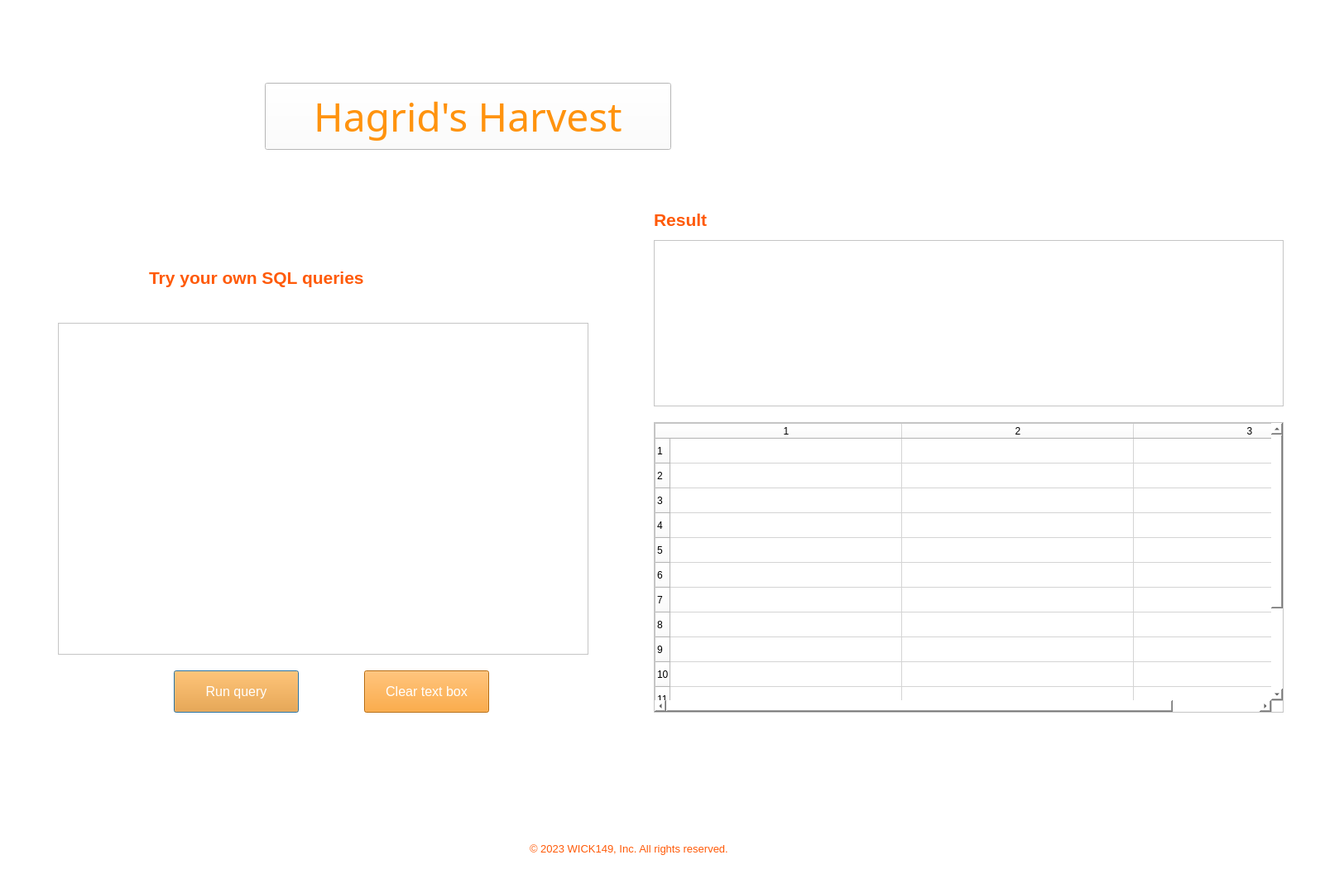
<?xml version="1.0" encoding="UTF-8"?>
<ui version="4.0">
 <class>Dialog</class>
 <widget class="QDialog" name="Dialog">
  <property name="geometry">
   <rect>
    <x>0</x>
    <y>0</y>
    <width>1624</width>
    <height>1062</height>
   </rect>
  </property>
  <property name="windowTitle">
   <string>Try your own SQL queries</string>
  </property>
  <property name="styleSheet">
   <string notr="true">background-color: rgb(255, 255, 255);</string>
  </property>
  <widget class="QLabel" name="label">
   <property name="geometry">
    <rect>
     <x>180</x>
     <y>300</y>
     <width>361</width>
     <height>71</height>
    </rect>
   </property>
   <property name="palette">
    <palette>
     <active>
      <colorrole role="WindowText">
       <brush brushstyle="SolidPattern">
        <color alpha="255">
         <red>255</red>
         <green>90</green>
         <blue>8</blue>
        </color>
       </brush>
      </colorrole>
      <colorrole role="Button">
       <brush brushstyle="SolidPattern">
        <color alpha="255">
         <red>255</red>
         <green>255</green>
         <blue>255</blue>
        </color>
       </brush>
      </colorrole>
      <colorrole role="Base">
       <brush brushstyle="SolidPattern">
        <color alpha="255">
         <red>255</red>
         <green>255</green>
         <blue>255</blue>
        </color>
       </brush>
      </colorrole>
      <colorrole role="Window">
       <brush brushstyle="SolidPattern">
        <color alpha="255">
         <red>255</red>
         <green>255</green>
         <blue>255</blue>
        </color>
       </brush>
      </colorrole>
     </active>
     <inactive>
      <colorrole role="WindowText">
       <brush brushstyle="SolidPattern">
        <color alpha="255">
         <red>255</red>
         <green>90</green>
         <blue>8</blue>
        </color>
       </brush>
      </colorrole>
      <colorrole role="Button">
       <brush brushstyle="SolidPattern">
        <color alpha="255">
         <red>255</red>
         <green>255</green>
         <blue>255</blue>
        </color>
       </brush>
      </colorrole>
      <colorrole role="Base">
       <brush brushstyle="SolidPattern">
        <color alpha="255">
         <red>255</red>
         <green>255</green>
         <blue>255</blue>
        </color>
       </brush>
      </colorrole>
      <colorrole role="Window">
       <brush brushstyle="SolidPattern">
        <color alpha="255">
         <red>255</red>
         <green>255</green>
         <blue>255</blue>
        </color>
       </brush>
      </colorrole>
     </inactive>
     <disabled>
      <colorrole role="WindowText">
       <brush brushstyle="SolidPattern">
        <color alpha="255">
         <red>120</red>
         <green>120</green>
         <blue>120</blue>
        </color>
       </brush>
      </colorrole>
      <colorrole role="Button">
       <brush brushstyle="SolidPattern">
        <color alpha="255">
         <red>255</red>
         <green>255</green>
         <blue>255</blue>
        </color>
       </brush>
      </colorrole>
      <colorrole role="Base">
       <brush brushstyle="SolidPattern">
        <color alpha="255">
         <red>255</red>
         <green>255</green>
         <blue>255</blue>
        </color>
       </brush>
      </colorrole>
      <colorrole role="Window">
       <brush brushstyle="SolidPattern">
        <color alpha="255">
         <red>255</red>
         <green>255</green>
         <blue>255</blue>
        </color>
       </brush>
      </colorrole>
     </disabled>
    </palette>
   </property>
   <property name="font">
    <font>
     <pointsize>16</pointsize>
     <weight>75</weight>
     <bold>true</bold>
    </font>
   </property>
   <property name="cursor">
    <cursorShape>BusyCursor</cursorShape>
   </property>
   <property name="focusPolicy">
    <enum>Qt::WheelFocus</enum>
   </property>
   <property name="layoutDirection">
    <enum>Qt::LeftToRight</enum>
   </property>
   <property name="text">
    <string>Try your own SQL queries</string>
   </property>
  </widget>
  <widget class="QPushButton" name="query_button">
   <property name="geometry">
    <rect>
     <x>210</x>
     <y>810</y>
     <width>151</width>
     <height>51</height>
    </rect>
   </property>
   <property name="sizePolicy">
    <sizepolicy hsizetype="Minimum" vsizetype="Fixed">
     <horstretch>1</horstretch>
     <verstretch>0</verstretch>
    </sizepolicy>
   </property>
   <property name="font">
    <font>
     <pointsize>12</pointsize>
    </font>
   </property>
   <property name="styleSheet">
    <string notr="true">background-color: rgb(255, 147, 14);
color: rgb(255, 255, 255);</string>
   </property>
   <property name="text">
    <string>Run query</string>
   </property>
  </widget>
  <widget class="QTextEdit" name="sql_text_box">
   <property name="geometry">
    <rect>
     <x>70</x>
     <y>390</y>
     <width>641</width>
     <height>401</height>
    </rect>
   </property>
   <property name="styleSheet">
    <string notr="true">border-color: rgb(255, 147, 14);
background-color: white;</string>
   </property>
  </widget>
  <widget class="QPushButton" name="clear_button">
   <property name="geometry">
    <rect>
     <x>440</x>
     <y>810</y>
     <width>151</width>
     <height>51</height>
    </rect>
   </property>
   <property name="font">
    <font>
     <pointsize>12</pointsize>
    </font>
   </property>
   <property name="styleSheet">
    <string notr="true">background-color: rgb(255, 147, 14);
color: rgb(255, 255, 255);</string>
   </property>
   <property name="text">
    <string>Clear text box</string>
   </property>
  </widget>
  <widget class="QScrollArea" name="scrollArea">
   <property name="geometry">
    <rect>
     <x>790</x>
     <y>510</y>
     <width>761</width>
     <height>351</height>
    </rect>
   </property>
   <widget class="QTableWidget" name="display_table">
    <property name="geometry">
     <rect>
      <x>0</x>
      <y>0</y>
      <width>872</width>
      <height>489</height>
     </rect>
    </property>
    <property name="layoutDirection">
     <enum>Qt::LeftToRight</enum>
    </property>
    <property name="autoFillBackground">
     <bool>true</bool>
    </property>
    <property name="showGrid">
     <bool>true</bool>
    </property>
    <property name="rowCount">
     <number>12</number>
    </property>
    <property name="columnCount">
     <number>4</number>
    </property>
    <attribute name="horizontalHeaderDefaultSectionSize">
     <number>280</number>
    </attribute>
    <row/>
    <row/>
    <row/>
    <row/>
    <row/>
    <row/>
    <row/>
    <row/>
    <row/>
    <row/>
    <row/>
    <row/>
    <column/>
    <column/>
    <column/>
    <column/>
   </widget>
  </widget>
  <widget class="QTextEdit" name="result_box">
   <property name="geometry">
    <rect>
     <x>790</x>
     <y>290</y>
     <width>761</width>
     <height>201</height>
    </rect>
   </property>
  </widget>
  <widget class="QLabel" name="label_4">
   <property name="geometry">
    <rect>
     <x>640</x>
     <y>1010</y>
     <width>331</width>
     <height>31</height>
    </rect>
   </property>
   <property name="palette">
    <palette>
     <active>
      <colorrole role="WindowText">
       <brush brushstyle="SolidPattern">
        <color alpha="255">
         <red>255</red>
         <green>90</green>
         <blue>8</blue>
        </color>
       </brush>
      </colorrole>
      <colorrole role="Button">
       <brush brushstyle="SolidPattern">
        <color alpha="255">
         <red>255</red>
         <green>255</green>
         <blue>255</blue>
        </color>
       </brush>
      </colorrole>
      <colorrole role="Base">
       <brush brushstyle="SolidPattern">
        <color alpha="255">
         <red>255</red>
         <green>255</green>
         <blue>255</blue>
        </color>
       </brush>
      </colorrole>
      <colorrole role="Window">
       <brush brushstyle="SolidPattern">
        <color alpha="255">
         <red>255</red>
         <green>255</green>
         <blue>255</blue>
        </color>
       </brush>
      </colorrole>
     </active>
     <inactive>
      <colorrole role="WindowText">
       <brush brushstyle="SolidPattern">
        <color alpha="255">
         <red>255</red>
         <green>90</green>
         <blue>8</blue>
        </color>
       </brush>
      </colorrole>
      <colorrole role="Button">
       <brush brushstyle="SolidPattern">
        <color alpha="255">
         <red>255</red>
         <green>255</green>
         <blue>255</blue>
        </color>
       </brush>
      </colorrole>
      <colorrole role="Base">
       <brush brushstyle="SolidPattern">
        <color alpha="255">
         <red>255</red>
         <green>255</green>
         <blue>255</blue>
        </color>
       </brush>
      </colorrole>
      <colorrole role="Window">
       <brush brushstyle="SolidPattern">
        <color alpha="255">
         <red>255</red>
         <green>255</green>
         <blue>255</blue>
        </color>
       </brush>
      </colorrole>
     </inactive>
     <disabled>
      <colorrole role="WindowText">
       <brush brushstyle="SolidPattern">
        <color alpha="255">
         <red>120</red>
         <green>120</green>
         <blue>120</blue>
        </color>
       </brush>
      </colorrole>
      <colorrole role="Button">
       <brush brushstyle="SolidPattern">
        <color alpha="255">
         <red>255</red>
         <green>255</green>
         <blue>255</blue>
        </color>
       </brush>
      </colorrole>
      <colorrole role="Base">
       <brush brushstyle="SolidPattern">
        <color alpha="255">
         <red>255</red>
         <green>255</green>
         <blue>255</blue>
        </color>
       </brush>
      </colorrole>
      <colorrole role="Window">
       <brush brushstyle="SolidPattern">
        <color alpha="255">
         <red>255</red>
         <green>255</green>
         <blue>255</blue>
        </color>
       </brush>
      </colorrole>
     </disabled>
    </palette>
   </property>
   <property name="font">
    <font>
     <pointsize>10</pointsize>
     <underline>false</underline>
    </font>
   </property>
   <property name="text">
    <string>© 2023 WICK149, Inc. All rights reserved.</string>
   </property>
  </widget>
  <widget class="QFrame" name="frame_9">
   <property name="geometry">
    <rect>
     <x>80</x>
     <y>40</y>
     <width>211</width>
     <height>211</height>
    </rect>
   </property>
   <property name="styleSheet">
    <string notr="true">background-image: url(icon_Small1.png);
border-radius: 105px</string>
   </property>
   <property name="frameShape">
    <enum>QFrame::StyledPanel</enum>
   </property>
   <property name="frameShadow">
    <enum>QFrame::Raised</enum>
   </property>
  </widget>
  <widget class="QPushButton" name="pushButton">
   <property name="geometry">
    <rect>
     <x>320</x>
     <y>100</y>
     <width>491</width>
     <height>81</height>
    </rect>
   </property>
   <property name="font">
    <font>
     <family>Forte</family>
     <pointsize>36</pointsize>
    </font>
   </property>
   <property name="styleSheet">
    <string notr="true">color: rgb(255, 147, 14);</string>
   </property>
   <property name="text">
    <string>Hagrid's Harvest</string>
   </property>
  </widget>
  <widget class="QLabel" name="label_2">
   <property name="geometry">
    <rect>
     <x>790</x>
     <y>250</y>
     <width>91</width>
     <height>31</height>
    </rect>
   </property>
   <property name="palette">
    <palette>
     <active>
      <colorrole role="WindowText">
       <brush brushstyle="SolidPattern">
        <color alpha="255">
         <red>255</red>
         <green>90</green>
         <blue>8</blue>
        </color>
       </brush>
      </colorrole>
      <colorrole role="Button">
       <brush brushstyle="SolidPattern">
        <color alpha="255">
         <red>255</red>
         <green>255</green>
         <blue>255</blue>
        </color>
       </brush>
      </colorrole>
      <colorrole role="Base">
       <brush brushstyle="SolidPattern">
        <color alpha="255">
         <red>255</red>
         <green>255</green>
         <blue>255</blue>
        </color>
       </brush>
      </colorrole>
      <colorrole role="Window">
       <brush brushstyle="SolidPattern">
        <color alpha="255">
         <red>255</red>
         <green>255</green>
         <blue>255</blue>
        </color>
       </brush>
      </colorrole>
     </active>
     <inactive>
      <colorrole role="WindowText">
       <brush brushstyle="SolidPattern">
        <color alpha="255">
         <red>255</red>
         <green>90</green>
         <blue>8</blue>
        </color>
       </brush>
      </colorrole>
      <colorrole role="Button">
       <brush brushstyle="SolidPattern">
        <color alpha="255">
         <red>255</red>
         <green>255</green>
         <blue>255</blue>
        </color>
       </brush>
      </colorrole>
      <colorrole role="Base">
       <brush brushstyle="SolidPattern">
        <color alpha="255">
         <red>255</red>
         <green>255</green>
         <blue>255</blue>
        </color>
       </brush>
      </colorrole>
      <colorrole role="Window">
       <brush brushstyle="SolidPattern">
        <color alpha="255">
         <red>255</red>
         <green>255</green>
         <blue>255</blue>
        </color>
       </brush>
      </colorrole>
     </inactive>
     <disabled>
      <colorrole role="WindowText">
       <brush brushstyle="SolidPattern">
        <color alpha="255">
         <red>120</red>
         <green>120</green>
         <blue>120</blue>
        </color>
       </brush>
      </colorrole>
      <colorrole role="Button">
       <brush brushstyle="SolidPattern">
        <color alpha="255">
         <red>255</red>
         <green>255</green>
         <blue>255</blue>
        </color>
       </brush>
      </colorrole>
      <colorrole role="Base">
       <brush brushstyle="SolidPattern">
        <color alpha="255">
         <red>255</red>
         <green>255</green>
         <blue>255</blue>
        </color>
       </brush>
      </colorrole>
      <colorrole role="Window">
       <brush brushstyle="SolidPattern">
        <color alpha="255">
         <red>255</red>
         <green>255</green>
         <blue>255</blue>
        </color>
       </brush>
      </colorrole>
     </disabled>
    </palette>
   </property>
   <property name="font">
    <font>
     <pointsize>16</pointsize>
     <weight>75</weight>
     <bold>true</bold>
    </font>
   </property>
   <property name="layoutDirection">
    <enum>Qt::LeftToRight</enum>
   </property>
   <property name="text">
    <string>Result</string>
   </property>
  </widget>
 </widget>
 <resources>
  <include location="../Designing/images/test.qrc"/>
 </resources>
 <connections/>
</ui>
